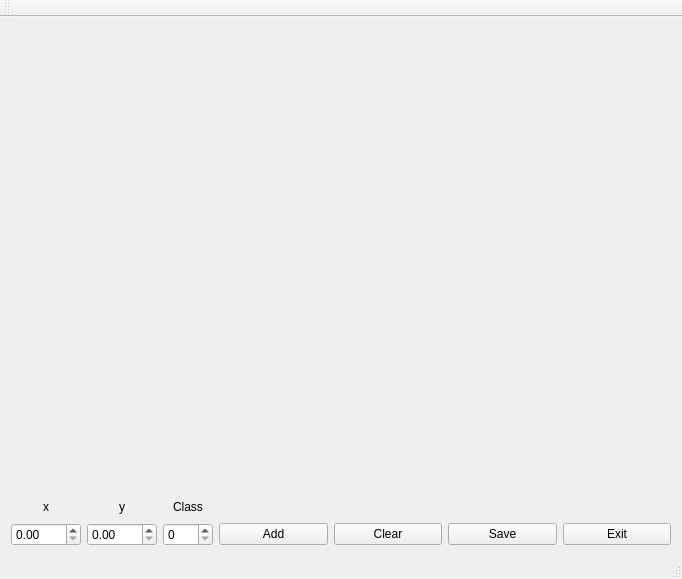
<?xml version="1.0" encoding="UTF-8"?>
<ui version="4.0">
 <class>MainWindow</class>
 <widget class="QMainWindow" name="MainWindow">
  <property name="geometry">
   <rect>
    <x>0</x>
    <y>0</y>
    <width>682</width>
    <height>579</height>
   </rect>
  </property>
  <property name="windowTitle">
   <string>PlotData</string>
  </property>
  <widget class="QWidget" name="centralWidget">
   <layout class="QGridLayout" name="gridLayout">
    <item row="1" column="1">
     <widget class="QLabel" name="label_2">
      <property name="maximumSize">
       <size>
        <width>16777215</width>
        <height>20</height>
       </size>
      </property>
      <property name="text">
       <string>y</string>
      </property>
      <property name="alignment">
       <set>Qt::AlignCenter</set>
      </property>
     </widget>
    </item>
    <item row="2" column="0">
     <widget class="QDoubleSpinBox" name="bx">
      <property name="maximumSize">
       <size>
        <width>70</width>
        <height>16777215</height>
       </size>
      </property>
     </widget>
    </item>
    <item row="2" column="1">
     <widget class="QDoubleSpinBox" name="by">
      <property name="maximumSize">
       <size>
        <width>70</width>
        <height>16777215</height>
       </size>
      </property>
     </widget>
    </item>
    <item row="2" column="3">
     <widget class="QPushButton" name="pushButtonAdd">
      <property name="text">
       <string>Add</string>
      </property>
     </widget>
    </item>
    <item row="2" column="4">
     <widget class="QPushButton" name="pushButtonClear">
      <property name="text">
       <string>Clear</string>
      </property>
     </widget>
    </item>
    <item row="2" column="5">
     <widget class="QPushButton" name="pushButtonSave">
      <property name="text">
       <string>Save</string>
      </property>
     </widget>
    </item>
    <item row="1" column="0">
     <widget class="QLabel" name="label">
      <property name="maximumSize">
       <size>
        <width>16777215</width>
        <height>20</height>
       </size>
      </property>
      <property name="text">
       <string>x</string>
      </property>
      <property name="alignment">
       <set>Qt::AlignCenter</set>
      </property>
     </widget>
    </item>
    <item row="2" column="2">
     <widget class="QSpinBox" name="classNumber">
      <property name="maximumSize">
       <size>
        <width>50</width>
        <height>16777215</height>
       </size>
      </property>
     </widget>
    </item>
    <item row="1" column="2">
     <widget class="QLabel" name="label_3">
      <property name="maximumSize">
       <size>
        <width>16777215</width>
        <height>20</height>
       </size>
      </property>
      <property name="text">
       <string>Class</string>
      </property>
      <property name="alignment">
       <set>Qt::AlignCenter</set>
      </property>
     </widget>
    </item>
    <item row="2" column="6">
     <widget class="QPushButton" name="pushButton">
      <property name="text">
       <string>Exit</string>
      </property>
     </widget>
    </item>
    <item row="0" column="0" colspan="7">
     <widget class="QCustomPlot" name="plot" native="true"/>
    </item>
   </layout>
  </widget>
  <widget class="QMenuBar" name="menuBar">
   <property name="geometry">
    <rect>
     <x>0</x>
     <y>0</y>
     <width>682</width>
     <height>28</height>
    </rect>
   </property>
  </widget>
  <widget class="QToolBar" name="mainToolBar">
   <attribute name="toolBarArea">
    <enum>TopToolBarArea</enum>
   </attribute>
   <attribute name="toolBarBreak">
    <bool>false</bool>
   </attribute>
  </widget>
  <widget class="QStatusBar" name="statusBar"/>
 </widget>
 <layoutdefault spacing="6" margin="11"/>
 <customwidgets>
  <customwidget>
   <class>QCustomPlot</class>
   <extends>QWidget</extends>
   <header>qcustomplot.hpp</header>
   <container>1</container>
  </customwidget>
 </customwidgets>
 <resources/>
 <connections>
  <connection>
   <sender>pushButton</sender>
   <signal>clicked()</signal>
   <receiver>MainWindow</receiver>
   <slot>close()</slot>
   <hints>
    <hint type="sourcelabel">
     <x>626</x>
     <y>523</y>
    </hint>
    <hint type="destinationlabel">
     <x>626</x>
     <y>547</y>
    </hint>
   </hints>
  </connection>
 </connections>
</ui>
